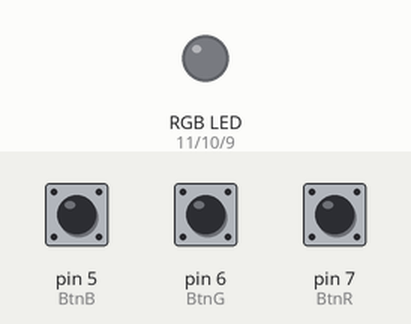
Recording of a sketch running on a simulated Arduino Uno, built with avr-gcc and run on an emulated ATmega328P. On the bench: an RGB LED mixed from three pins (HIGH = lit). The test bench sets the inputs (shaded band); at power-on: pin 5 (BtnB) HIGH, pin 6 (BtnG) HIGH, pin 7 (BtnR) HIGH.

Above: at 1.2 s.
1.3 s: pin 5 (BtnB) pulled LOW for 0.15 s
At 1.4 s:
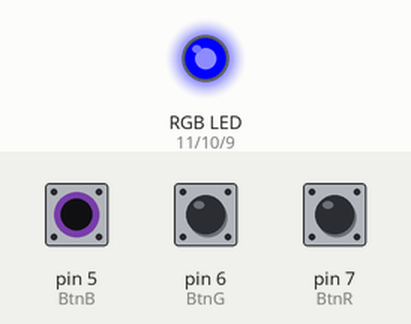
3.0 s: pin 6 (BtnG) pulled LOW for 0.15 s
At 3.1 s:
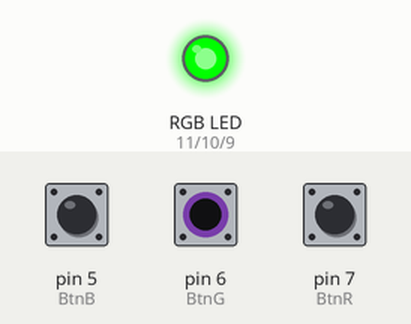
4.7 s: pin 7 (BtnR) pulled LOW for 0.15 s
At 4.8 s:
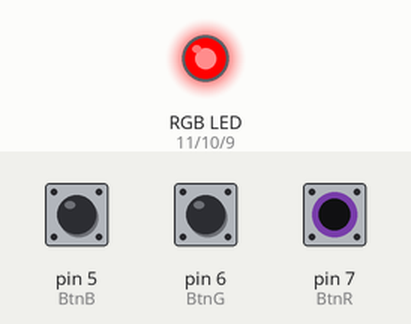
6.4 s: pin 7 (BtnR) pulled LOW for 3.2 s
At 10.1 s:
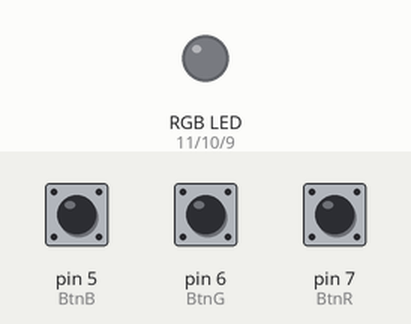
11.1 s: pin 5 (BtnB) pulled LOW for 3.2 s
At 12.4 s:
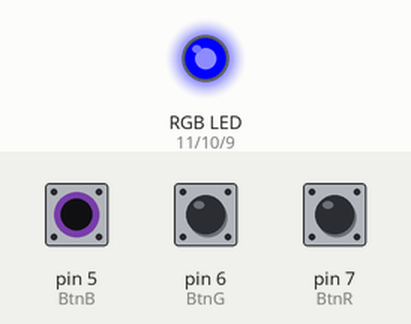
15.8 s: pin 5 (BtnB) driven LOW and pin 6 (BtnG) driven LOW
At 16.1 s:
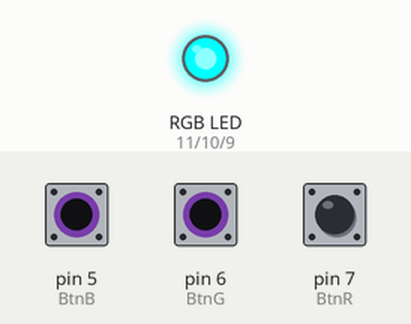
Timing chart, 0 to 18.3 s (numbered marks = the images above; inputs shaded):
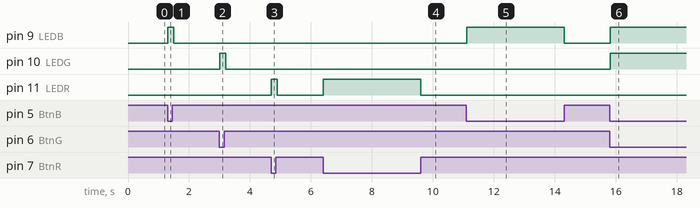

The sketch:

class8_rgb.ino
```cpp
const int LEDR = 11;//LED RED
const int LEDG = 10;//LED GREEN
const int LEDB = 9;//LED BLUE
const int BtnR = 7;//Button LED red
const int BtnG = 6;//Button LED green
const int BtnB = 5;//Button LED blue

//Variables to stock Button(s) value(s)
int readBtnR;
int readBtnG;
int readBtnB;

void setup() {
  pinMode(LEDR, OUTPUT);
  pinMode(LEDG, OUTPUT);
  pinMode(LEDB, OUTPUT);
  pinMode(BtnR, INPUT_PULLUP);
  pinMode(BtnG, INPUT_PULLUP);
  pinMode(BtnB, INPUT_PULLUP);
}

void loop() {
  //Read thte button(s) state(s)
  readBtnR = digitalRead(BtnR);
  readBtnG = digitalRead(BtnG);
  readBtnB = digitalRead(BtnB);

//RED
  if(readBtnR == LOW){//Check the button state
    analogWrite(LEDR, 255);//Turn On the LED with MAX light
    }else{
    analogWrite(LEDR, 0);//Turn off
    }
//GREEN
  if(readBtnG == LOW){//Check the button state
    analogWrite(LEDG, 255);//Turn On the LED with MAX light
    }else{
    analogWrite(LEDG, 0);//Turn off
    }
//BLUE
  if(readBtnB == LOW){//Check the button state
    analogWrite(LEDB, 255);//Turn On the LED with MAX light
    }else{
    analogWrite(LEDB, 0);//Turn off
    }
 delay(100);
}
```

Measured:
- after the input at 1.3 s, pin 9 (LEDB): LOW → HIGH at once, → LOW 0.20 s later
- after the input at 3.0 s, pin 10 (LEDG): LOW → HIGH at once, → LOW 0.20 s later
- after the input at 4.7 s, pin 11 (LEDR): LOW → HIGH at once, → LOW 0.20 s later
- after the input at 6.4 s, pin 11 (LEDR): LOW → HIGH at once, → LOW 3.2 s later
- after the input at 11.1 s, pin 9 (LEDB): LOW → HIGH at once, → LOW 3.2 s later
- after the input at 15.8 s, pin 9 (LEDB), pin 10 (LEDG): LOW → HIGH at once
